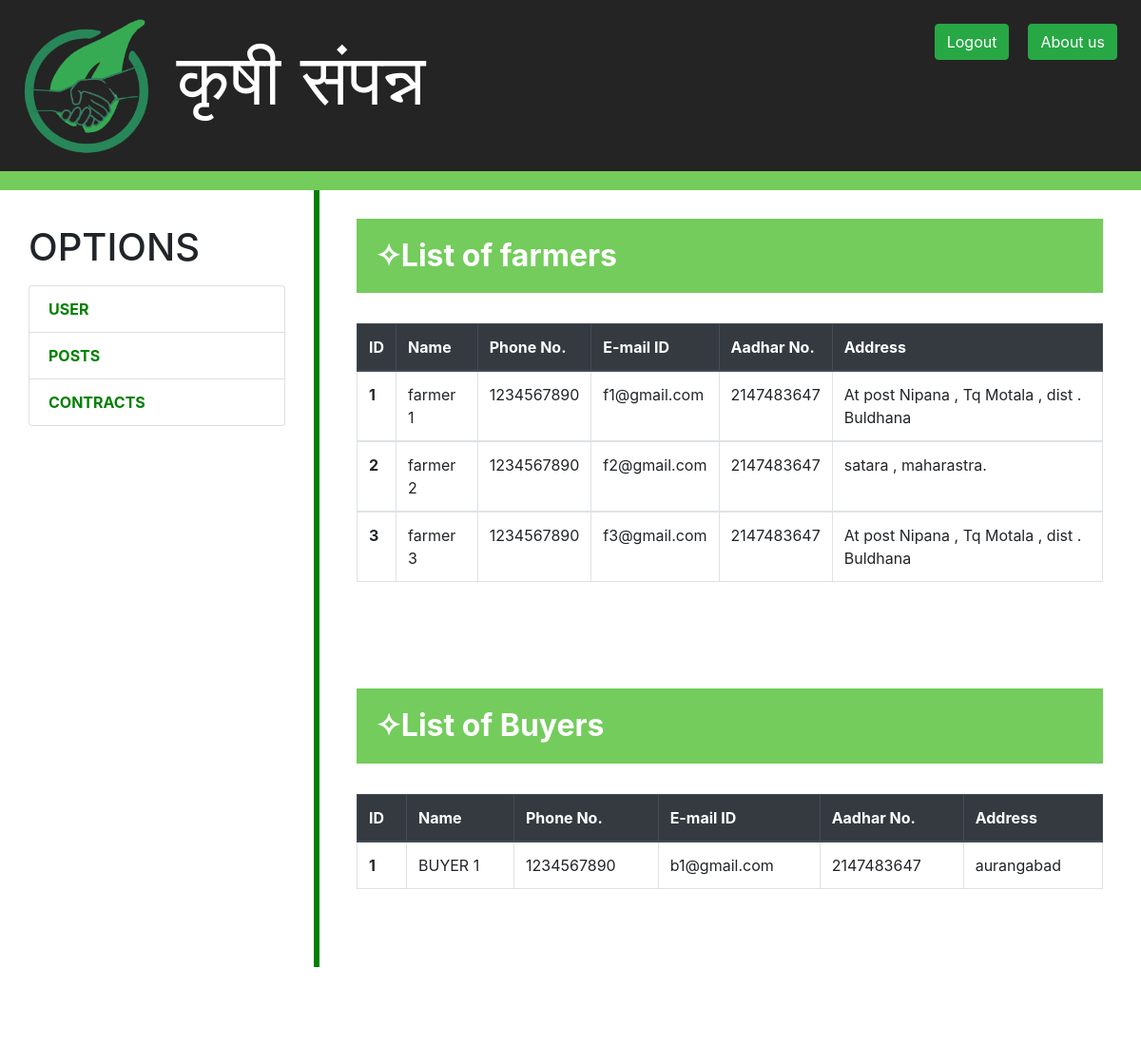
Screenshot of /ahome.php with the database file from the repository.
### tables this page shows
CREATE TABLE `farminfo` (
  `fid` int(10) NOT NULL,
  `Name` text NOT NULL,
  `Username` varchar(10) NOT NULL,
  `Phone_no` int(10) NOT NULL,
  `aadhar` int(12) NOT NULL,
  `email` varchar(50) NOT NULL,
  `password` varchar(25) NOT NULL,
  `address` varchar(100) NOT NULL
);

CREATE TABLE `buyinfo` (
  `bid` int(10) NOT NULL,
  `Name` text NOT NULL,
  `Username` varchar(12) NOT NULL,
  `Phone_no` int(10) NOT NULL,
  `aadhar` int(12) NOT NULL,
  `email` varchar(50) NOT NULL,
  `password` varchar(25) NOT NULL,
  `address` varchar(100) NOT NULL
);

### ahome.php (the view, shortened to what this page needs)
<!DOCTYPE html>
<html lang="en">
<head>
  <link href="style/bootstrap/css/bootstrap.min.css" rel="stylesheet">
  <link rel="stylesheet" href="https://cdn.jsdelivr.net/npm/bootstrap@4.5.3/dist/css/bootstrap.min.css">
</head>
<body>
 <div> <header style="background-color: #242424; ">
        <img src="img/KSlogo.png" alt="Logo" style="width:150px;" >
      कृषी संपन्न
		 <a href="aboutus.php"class="btn btn-success float-right"align="right" style="margin:10px;">About us</a>
	   <a href="index.php" class="btn btn-success float-right"align="right" style="margin:10px;" >Logout</a>
	  </header>
	  <header style="background-color: #74cc5c; padding: 10px; "></header>
  </div>
   <div class="cont" >
     <div class="row">
		 <div class="col-lg-3" style="padding-top:20px;">
        <h1 class="my-3">OPTIONS</h1>
        <div class="list-group">
          <a href="user.php" class="list-group-item" style= "color:green; font-weight:bold;">USER</a>
		   <a href="admin1.php" class="list-group-item" style= "color:green; font-weight:bold;">POSTS</a>
          <a href="viewcon.php" class="list-group-item" style= "color:green; font-weight:bold;">CONTRACTS</a>
        </div>
      </div>
		  <div class="col-1" style="width:10px" >
		      <div class="vl"></div>
          </div>
		  <div class="col-8"  style="padding-left:0px; padding-top:30px; margin-left:-40px;">
        <h2 style="background-color:#74cc5c; padding:20px;color:white;"><b>✧List of farmers</b></h2>
		  <br>
      <table class="table table-bordered">
  <thead class="thead-dark">
    <tr>
      <th scope="col">ID</th>
      <th scope="col">Name</th>
      <th scope="col">Phone No.</th>
      <th scope="col">E-mail ID</th>
      <th scope="col">Aadhar No.</th>
      <th scope="col">Address</td>
    </tr>
  </thead>
      <?PHP
include('./conn.php');
$query = " SELECT * FROM farminfo order by fid ASC ";
$queryfire = mysqli_query($conn, $query);
$num = mysqli_num_rows($queryfire);
if($num > 0){
  while($product = mysqli_fetch_array($queryfire)){
    ?>
  <tbody>
    <tr>
      <th scope="row"><?php echo $product['fid'];  ?></th>
      <td><?php echo $product['Name'];  ?></td>
      <td><?php echo $product['Phone_no'];  ?></td>
      <td><?php echo $product['email'];  ?></td>
      <td><?php echo $product['aadhar'];  ?></td>
      <td><?php echo $product['address'];  ?></td>
    </tr>
		  <?php
  }
}
?>
      </tbody>
</table>
<br><br><br><br>
<h2 style="background-color:#74cc5c; padding:20px;color:white;"><b>✧List of Buyers</b></h2>
		  <br>
      <table class="table table-bordered">
  <thead class="thead-dark">
    <tr>
      <th scope="col">ID</th>
      <th scope="col">Name</th>
      <th scope="col">Phone No.</th>
      <th scope="col">E-mail ID</th>
      <th scope="col">Aadhar No.</th>
      <th scope="col">Address</td>
    </tr>
  </thead>
      <?PHP
include('./conn.php');
$query2 = " SELECT * FROM buyinfo order by bid ASC ";
$queryfire2 = mysqli_query($conn, $query2);
$num2 = mysqli_num_rows($queryfire2);
if($num2 > 0){
  while($product2 = mysqli_fetch_array($queryfire2)){
    ?>
  <tbody>
    <tr>
      <th scope="row"><?php echo $product2['bid'];  ?></th>
      <td><?php echo $product2['Name'];  ?></td>
      <td><?php echo $product2['Phone_no'];  ?></td>
      <td><?php echo $product2['email'];  ?></td>
      <td><?php echo $product2['aadhar'];  ?></td>
      <td><?php echo $product2['address'];  ?></td>
    </tr>
		  <?php
  }
}
?>
      </tbody>
</table>
		  </div>
     </div>
    </div>
</body>
</html>

### ahome.php (style rules this page uses)
header { padding: 15px; font-size: 75px; color: white; lenght:100%; }
.cont { padding-left:30px; margin:0; }
.vl { border-left: 6px solid green; height: 900px; }

### rows the page displays
farminfo: fid "1", Name "farmer 1", Phone_no "1234567890", email "f1@gmail.com", aadhar "2147483647", address "At post Nipana , Tq Motala , dist . Buldhana"
farminfo: fid "2", Name "farmer 2", Phone_no "1234567890", email "f2@gmail.com", aadhar "2147483647", address "satara , maharastra."
farminfo: fid "3", Name "farmer 3", Phone_no "1234567890", email "f3@gmail.com", aadhar "2147483647", address "At post Nipana , Tq Motala , dist . Buldhana"
buyinfo: bid "1", Name "BUYER 1", Phone_no "1234567890", email "b1@gmail.com", aadhar "2147483647", address "aurangabad"
